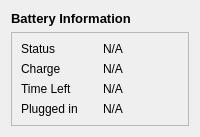
            <widget class="QWidget" name="battery">
             <layout class="QVBoxLayout" name="verticalLayout_5">
              <item>
               <widget class="QLabel" name="label_28">
                <property name="font">
                 <font>
                  <pointsize>10</pointsize>
                  <weight>75</weight>
                  <bold>true</bold>
                 </font>
                </property>
                <property name="text">
                 <string>Battery Information</string>
                </property>
               </widget>
              </item>
              <item>
               <widget class="QFrame" name="frame_2">
                <property name="sizePolicy">
                 <sizepolicy hsizetype="Preferred" vsizetype="Expanding">
                  <horstretch>0</horstretch>
                  <verstretch>0</verstretch>
                 </sizepolicy>
                </property>
                <property name="frameShape">
                 <enum>QFrame::StyledPanel</enum>
                </property>
                <property name="frameShadow">
                 <enum>QFrame::Raised</enum>
                </property>
                <layout class="QGridLayout" name="gridLayout_4">
                 <item row="2" column="1">
                  <widget class="QLabel" name="battery_time_left">
                   <property name="text">
                    <string>N/A</string>
                   </property>
                  </widget>
                 </item>
                 <item row="2" column="0">
                  <widget class="QLabel" name="label_31">
                   <property name="text">
                    <string>Time Left</string>
                   </property>
                  </widget>
                 </item>
                 <item row="0" column="0">
                  <widget class="QLabel" name="label_29">
                   <property name="text">
                    <string>Status</string>
                   </property>
                  </widget>
                 </item>
                 <item row="1" column="0">
                  <widget class="QLabel" name="label_30">
                   <property name="text">
                    <string>Charge</string>
                   </property>
                  </widget>
                 </item>
                 <item row="3" column="0">
                  <widget class="QLabel" name="label_32">
                   <property name="text">
                    <string>Plugged in</string>
                   </property>
                  </widget>
                 </item>
                 <item row="0" column="1">
                  <widget class="QLabel" name="battery_status">
                   <property name="text">
                    <string>N/A</string>
                   </property>
                  </widget>
                 </item>
                 <item row="1" column="1">
                  <widget class="QLabel" name="battery_charge">
                   <property name="text">
                    <string>N/A</string>
                   </property>
                  </widget>
                 </item>
                 <item row="3" column="1">
                  <widget class="QLabel" name="battery_plugged">
                   <property name="text">
                    <string>N/A</string>
                   </property>
                  </widget>
                 </item>
                </layout>
               </widget>
              </item>
             </layout>
            </widget>
